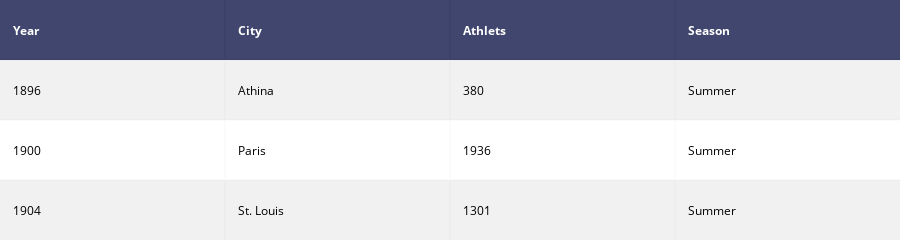

Here is the notebook cell this chart was saved with:
### Markdown cell above
<a href="#0"><font size="1">Go to top</font></a>

## <a id="103">create_table</a>

Let's also show how we can display tables with Plotly.

### Code cell
iplot(ff.create_table(df2.head(3)), filename='jupyter-table2')

### Figure 1 — Plotly figure (JSON) as saved in the notebook; plotly's stock layout.template omitted (floating-point values rounded to 4 significant figures)
{"data": [{"colorscale": [[0, "#00083e"], [0.5, "#ededee"], [1, "#ffffff"]], "hoverinfo": "none", "opacity": 0.75, "showscale": false, "type": "heatmap", "z": [[0, 0, 0, 0], [0.5, 0.5, 0.5, 0.5], [1, 1, 1, 1], [0.5, 0.5, 0.5, 0.5]]}], "layout": {"annotations": [{"align": "left", "font": {"color": "#ffffff"}, "showarrow": false, "text": "<b>Year</b>", "x": -0.45, "xanchor": "left", "xref": "x1", "y": 0, "yref": "y1"}, {"align": "left", "font": {"color": "#ffffff"}, "showarrow": false, "text": "<b>City</b>", "x": 0.55, "xanchor": "left", "xref": "x1", "y": 0, "yref": "y1"}, {"align": "left", "font": {"color": "#ffffff"}, "showarrow": false, "text": "<b>Athlets</b>", "x": 1.55, "xanchor": "left", "xref": "x1", "y": 0, "yref": "y1"}, {"align": "left", "font": {"color": "#ffffff"}, "showarrow": false, "text": "<b>Season</b>", "x": 2.55, "xanchor": "left", "xref": "x1", "y": 0, "yref": "y1"}, {"align": "left", "font": {"color": "#000000"}, "showarrow": false, "text": "1896", "x": -0.45, "xanchor": "left", "xref": "x1", "y": 1, "yref": "y1"}, {"align": "left", "font": {"color": "#000000"}, "showarrow": false, "text": "Athina", "x": 0.55, "xanchor": "left", "xref": "x1", "y": 1, "yref": "y1"}, {"align": "left", "font": {"color": "#000000"}, "showarrow": false, "text": "380", "x": 1.55, "xanchor": "left", "xref": "x1", "y": 1, "yref": "y1"}, {"align": "left", "font": {"color": "#000000"}, "showarrow": false, "text": "Summer", "x": 2.55, "xanchor": "left", "xref": "x1", "y": 1, "yref": "y1"}, {"align": "left", "font": {"color": "#000000"}, "showarrow": false, "text": "1900", "x": -0.45, "xanchor": "left", "xref": "x1", "y": 2, "yref": "y1"}, {"align": "left", "font": {"color": "#000000"}, "showarrow": false, "text": "Paris", "x": 0.55, "xanchor": "left", "xref": "x1", "y": 2, "yref": "y1"}, {"align": "left", "font": {"color": "#000000"}, "showarrow": false, "text": "1936", "x": 1.55, "xanchor": "left", "xref": "x1", "y": 2, "yref": "y1"}, {"align": "left", "font": {"color": "#000000"}, "showarrow": false, "text": "Summer", "x": 2.55, "xanchor": "left", "xref": "x1", "y": 2, "yref": "y1"}, {"align": "left", "font": {"color": "#000000"}, "showarrow": false, "text": "1904", "x": -0.45, "xanchor": "left", "xref": "x1", "y": 3, "yref": "y1"}, {"align": "left", "font": {"color": "#000000"}, "showarrow": false, "text": "St. Louis", "x": 0.55, "xanchor": "left", "xref": "x1", "y": 3, "yref": "y1"}, {"align": "left", "font": {"color": "#000000"}, "showarrow": false, "text": "1301", "x": 1.55, "xanchor": "left", "xref": "x1", "y": 3, "yref": "y1"}, {"align": "left", "font": {"color": "#000000"}, "showarrow": false, "text": "Summer", "x": 2.55, "xanchor": "left", "xref": "x1", "y": 3, "yref": "y1"}], "height": 170, "margin": {"b": 0, "l": 0, "r": 0, "t": 0}, "xaxis": {"dtick": 1, "gridwidth": 2, "showticklabels": false, "tick0": -0.5, "ticks": "", "zeroline": false}, "yaxis": {"autorange": "reversed", "dtick": 1, "gridwidth": 2, "showticklabels": false, "tick0": 0.5, "ticks": "", "zeroline": false}}}
